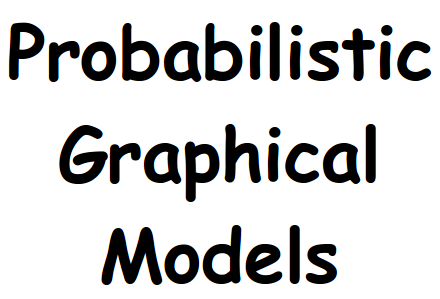
#> input picture input.png, 440 x 299 px
$ python denoise.py   (older library calls are emulated)
#> lines starting #> are read from the running program, lines starting #| are printed output that depends on the picture; after the words box and inside, x2 and y2 are one past the last pixel; in counts of white or black regions, pixels touching at a corner belong together
import cv2
import numpy as np


def add_noise(origin_image):
    A = np.copy(origin_image)
    for i in range(origin_image.shape[0]):
        for j in range(origin_image.shape[1]):
            r = np.random.rand()
            if r<0.1:
                # print(A[i,j])
                A[i][j] = -A[i][j]
                # print(A[i][j])
    return A


def compute_log_prob_helper(noisy_image_copy, i, j):
    try:
        return noisy_image_copy[i][j]
    except IndexError:
        return 0


def compute_log_prob(noisy_image, noisy_image_copy, i, j, w_e, w_s, y_val):
    result = w_e*noisy_image[i][j]*y_val
    result += w_s*y_val*compute_log_prob_helper(noisy_image_copy,i-1,j)
    result += w_s*y_val*compute_log_prob_helper(noisy_image_copy,i+1,j)
    result += w_s*y_val*compute_log_prob_helper(noisy_image_copy,i,j-1)
    result += w_s*y_val*compute_log_prob_helper(noisy_image_copy,i,j+1)
    return result


def denoised_image(noisy_image,w_e,w_s):
    m,n = np.shape(noisy_image)[:2]
    noisy_image_copy = np.copy(noisy_image)
    max_iter = 10*m*n
    for iter in range(max_iter):
        i = np.random.randint(m)
        j = np.random.randint(n)
        log_p_neg = compute_log_prob(noisy_image,noisy_image_copy,i,j,w_e,w_s,-1)
        log_p_pos = compute_log_prob(noisy_image,noisy_image_copy,i,j,w_e,w_s,1)
        # print(log_p_pos,log_p_neg)
        if log_p_neg>log_p_pos:
            noisy_image_copy[i][j] = -1
        else:
            noisy_image_copy[i][j] = 1
        if iter%100000 == 0:
            print('Complete', iter, 'iterations out of',max_iter)
    return noisy_image_copy


if __name__ == '__main__':
    input = cv2.imread("input.png",0)
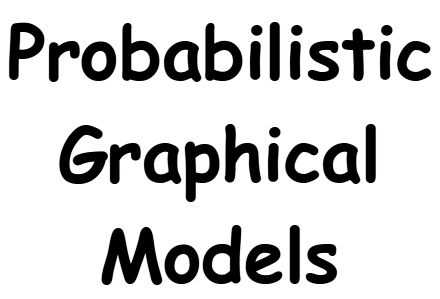
#> input: shape (299, 440); min 0, max 255, mean 208.7
    input = cv2.threshold(input,100,2,cv2.THRESH_BINARY)[1]
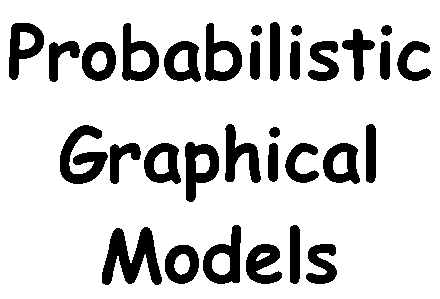
#> input: shape (299, 440); values 0 (black) and 2 (white), 82.3% white; 32 black regions, largest, box (x1, y1, x2, y2) and area: (102, 227, 162, 285) 1894, (60, 125, 108, 184) 1434, (203, 225, 241, 284) 1142
    input = np.array(input,dtype=np.int)-1
    # input = input/255
    noise_img = add_noise(origin_image=input)
#> after the loop in add_noise, `for i in range(origin_image.shape[0]):`:
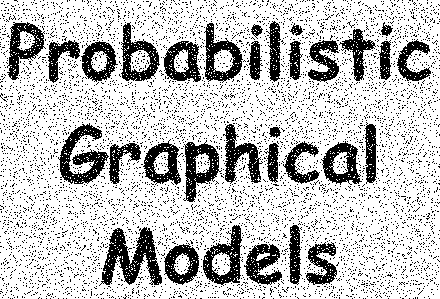
#> A: shape (299, 440) int64; values -1 (black) and 1 (white), 75.8% white; 6546 black regions (6514 under 20 px), largest, box (x1, y1, x2, y2) and area: (99, 227, 162, 286) 1748, (58, 123, 109, 184) 1353, (183, 140, 222, 202) 1072
    denoised_image=denoised_image(noise_img,8,10)
#> the loop in denoised_image, `for iter in range(max_iter):` made 1315600 passes
#> (log_p_neg, log_p_pos) on passes 1 to 3: (12, -12), (-8, 8), (-28, 28)
#> after the loop in denoised_image, `for iter in range(max_iter):`:
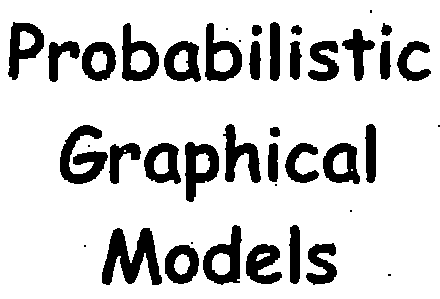
#> noisy_image_copy: shape (299, 440) int64; values -1 (black) and 1 (white), 82.3% white; 42 black regions (10 under 20 px), largest, box (x1, y1, x2, y2) and area: (102, 228, 162, 285) 1873, (60, 125, 108, 184) 1441, (203, 225, 242, 285) 1137
    noise_img = noise_img.astype(np.uint8)
    cv2.imshow("noise_img",noise_img*255)
    denoised_image = denoised_image.astype(np.uint8)
    cv2.imshow("denoised_img",denoised_image*255)
    # cv2.imshow("input",input*255)
    cv2.waitKey(0)
